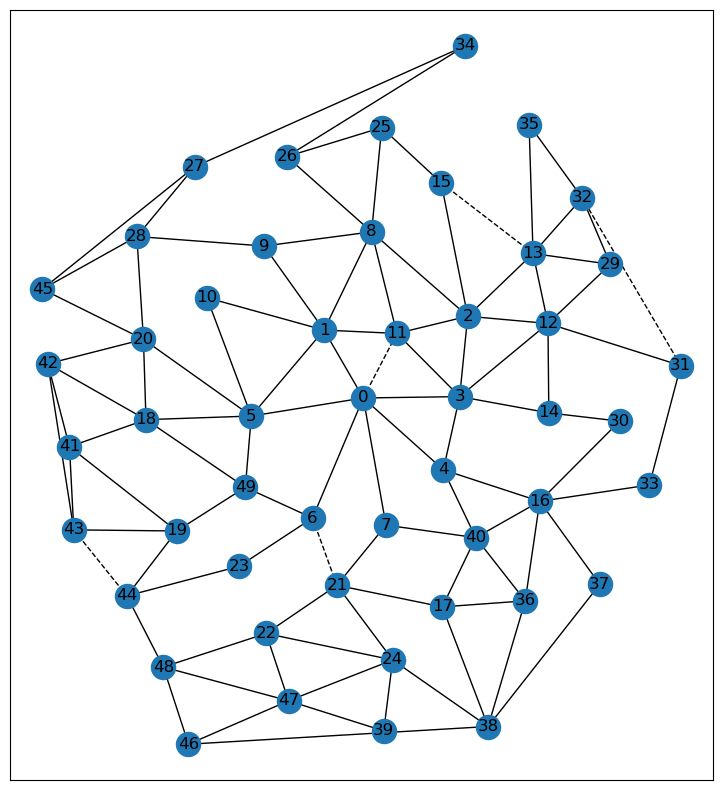
#> input picture images/30frame.gif, 723 x 790 px, given in place of bluedottedgraph.png, which was not available
$ python papertesting.py   (older library calls are emulated)
#> lines starting #> are read from the running program, lines starting #| are printed output that depends on the picture
from PIL import Image
from framework import *
from pebble_game import *
from constructive_pebble_game import *
from nose.tools import ok_
import numpy as np

def load_image( infilename ) :
#> called with infilename = 'bluedottedgraph.png'
    img = Image.open( infilename )
#> img is the input picture: PIL image 723x790 P; mean R, G, B 238.4, 241.8, 244.2
    img.load()
    data = np.asarray( img, dtype="int32" )
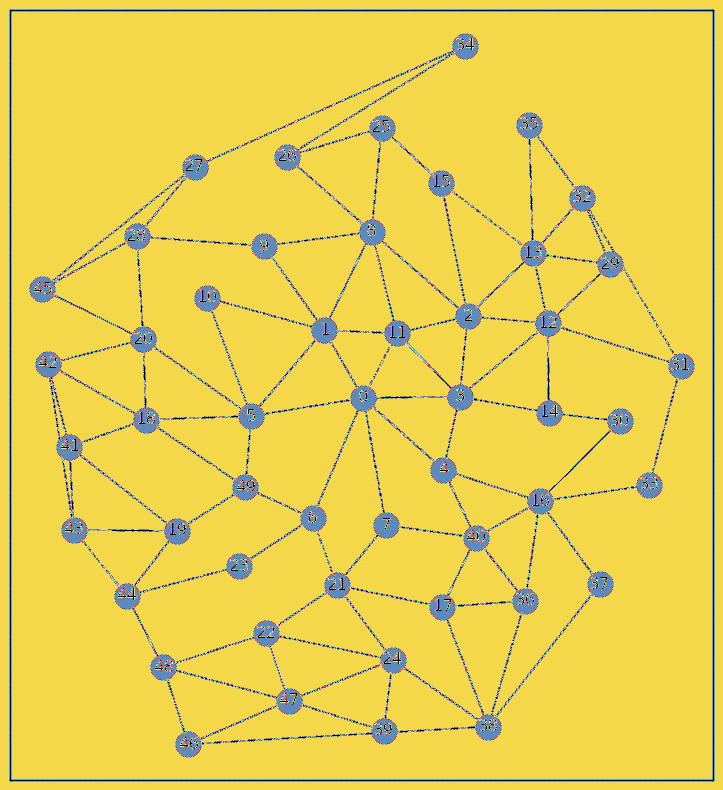
#> data: shape (790, 723) int32; 206 distinct labels, from 0 to 208; one colour per label, 0 black
    return data

im = load_image("bluedottedgraph.png")

blue = np.array([0,0,255])
#> (the run stopped early here; a loop or call above may not have finished)

$ run again, on images/triangle_lattice.gif
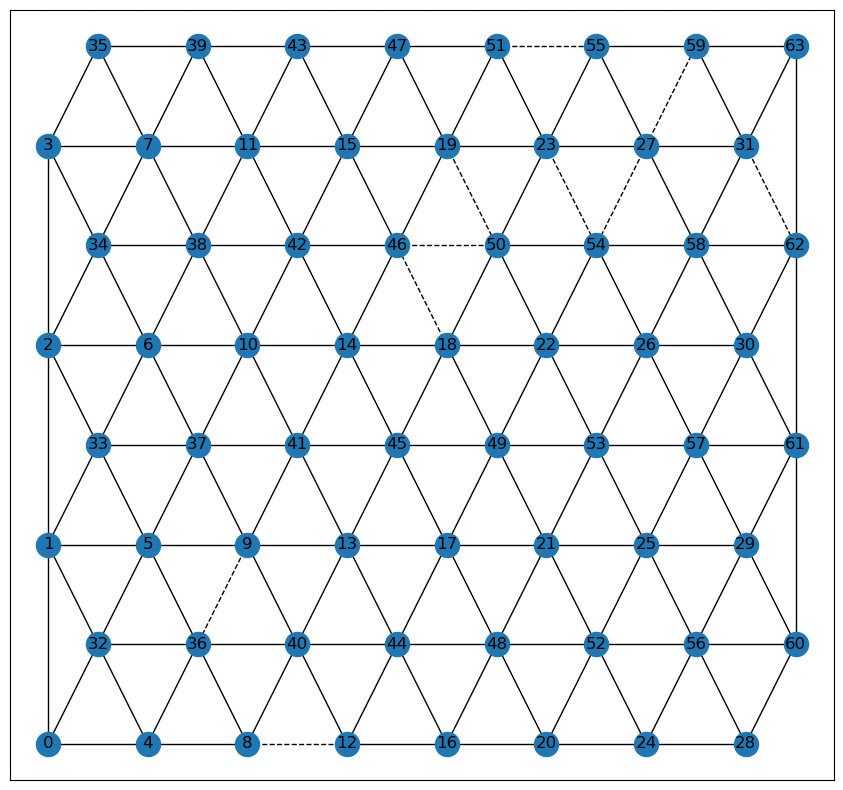
#> input picture images/triangle_lattice.gif, 843 x 790 px, given in place of bluedottedgraph.png, which was not available
#> in load_image, img is the input picture: PIL image 843x790 P; mean R, G, B 235, 238.8, 241.3
#> in load_image, `data = np.asarray( img, dtype="int32" )`:
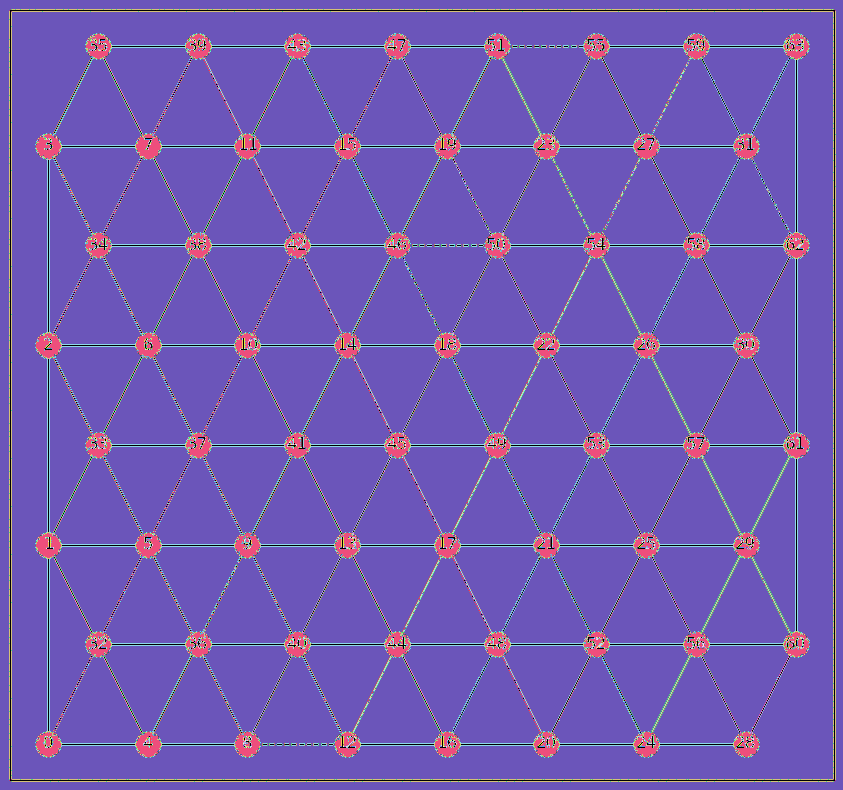
#> data: shape (790, 843) int32; 167 distinct labels, from 0 to 169; one colour per label, 0 black
